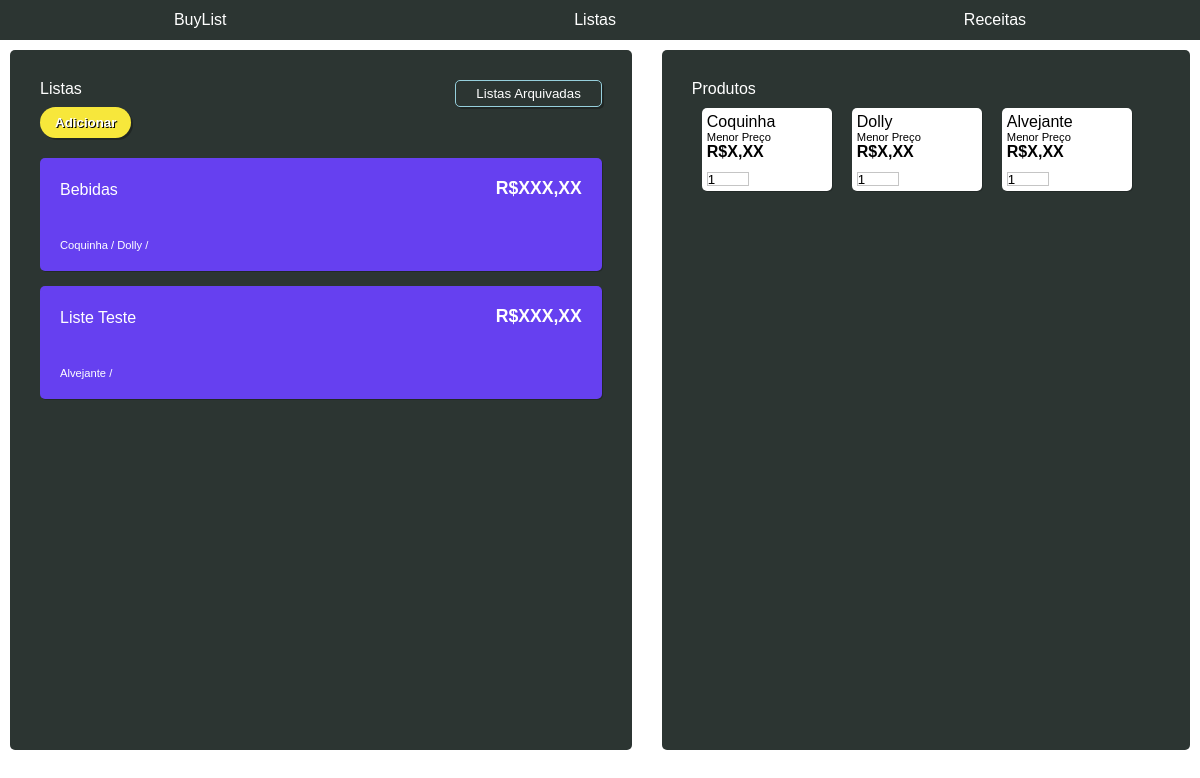
/home/, run on an earlier commit of the app's database.
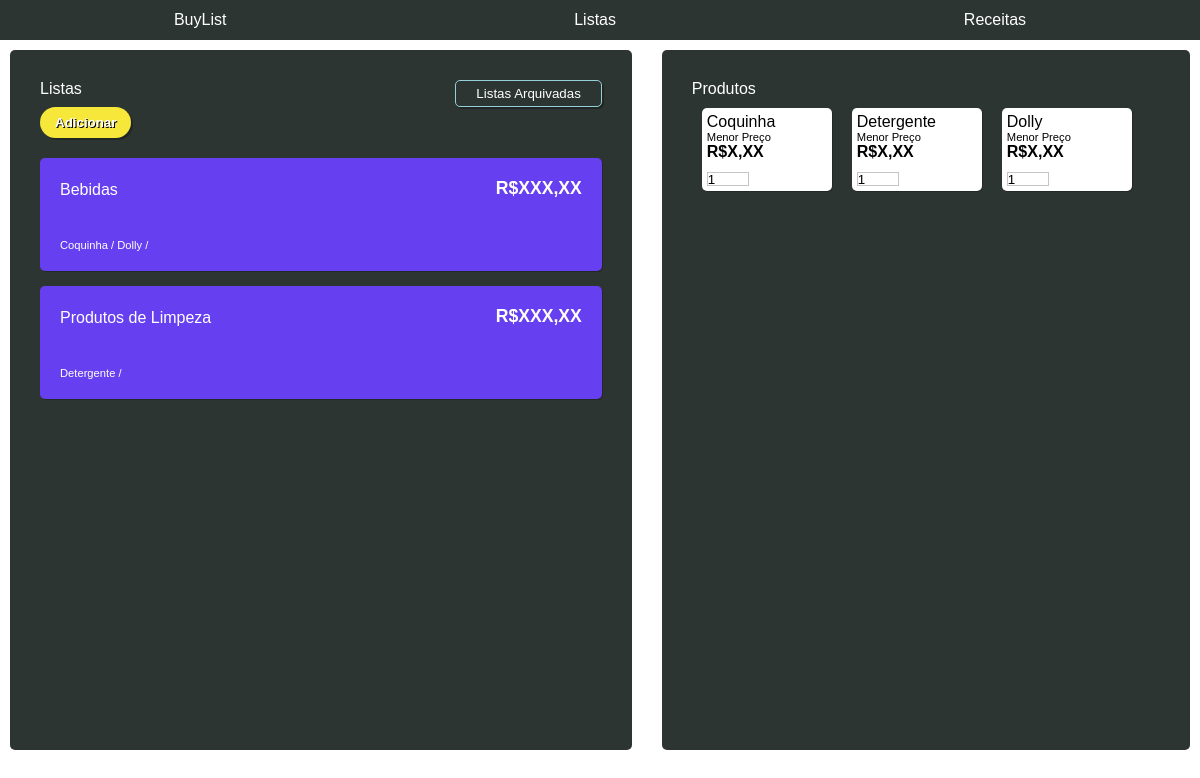
And on a later commit of the database.
### List/models.py (models this page shows, shortened)
class List(models.Model):
    name = models.CharField(max_length=50)

class ProductsList(models.Model):
    product = models.ForeignKey(Product, on_delete=models.CASCADE)
    list = models.ForeignKey(List, on_delete=models.CASCADE)
    quantity = models.IntegerField(default=1)

class Product(models.Model):
    name = models.CharField(max_length=50)
    description = models.CharField(max_length=100, null=True)
    category = models.ForeignKey(Category, on_delete=models.SET_NULL, null=True)

### List/views.py (the view)
# urls.py: 2. Add a URL to urlpatterns:  path('', views.home, name='home')
def home(request):
    products = Product.objects.all
    lists = List.objects.all
    categories = Category.objects.all
    productsList = ProductsList.objects.all
    context = {
        'prods': products,
        'lists': lists,
        'categories': categories,
        'productsLists': productsList
    }
    return render(request, 'home.html', context)

### List/templates/home.html (shortened to what this page needs)
{% extends 'base.html' %}
{% block content %}
<section id="sectionHome">
    <div class="topSection">
        <p>Listas</p>
        <input type="button" class="discreetButton" value="Listas Arquivadas">
    </div>
    <div class="opSection">
        <input type="button" value="Adicionar" id="addButton" onclick="openPopup('addListPopUp')">
    </div>
    <div id="listas">
        {% for list in lists %}
        <div class="lista">
            <div id="listaFirstLine">
                <p class="listName">{{list.name}}</p>
                <p class="listPrice">R$XXX,XX</p>
            </div>
            <div id="listaSecondLine" onmouseover="showButton('li{{list.id}}', 'ap{{list.id}}')" onmouseout="hideButton('li{{list.id}}', 'ap{{list.id}}', )">
                <p class="listItens" id="li{{list.id}}">{% for pl in productsLists %}  {% if pl.list.id == list.id %} {{pl.product.name}} /  {% endif %} {% endfor %}</p>
            </div>
        </div>
        {% endfor %}
    </div>
</section>
<aside>
    <div class="topAside">
        <p>Produtos</p>
    </div>
    <div class="produtos">
        {% for prod in prods %}
            <div class="produto">
                <p class="prodName">{{prod.name}}</p>
                <p class="prodMP">Menor Preço</p>
                <p class="prodPrice">R$X,XX</p>
                <div class="row">
                    <input type="number" name="quantity" class="quantity" id="id{{prod.id}}" min="1" value="1">
                </div>
            </div>
        {% endfor %}
    </div>
</aside>
{% endblock %}

### List/templates/base.html (shortened to what this page needs)
{% load static %}
<!DOCTYPE html>
<html lang="pt-br">
<head>
    <link rel="stylesheet" href="{% static 'css/style.css' %}">
</head>
<body>
    <header>
        <p>BuyList</p>
        <p>Listas</p>
        <p>Receitas</p>
    </header>
    <main>
        {% block content %}
        {% endblock %}
    </main>
</body>
</html>

### static/css/style.css (style rules this page uses)
:root { --cor1: #2c3532; --cor2: #6640f0; --cor3: #f7e73b; --cor4: #28afb0; --cor5: #96cfdc; }
* { padding: 0; margin: 0; font-family: Arial, Helvetica, sans-serif; }
input[type="button"], input[type="submit"]:hover { cursor: pointer; }
.row { display: flex; flex-direction: row; justify-content: space-between; align-items: end; height: 25px; }
header { background-color: var(--cor1); width: auto; height: 40px; color: white; display: flex; flex-direction: row; justify-content: space-around; align-items: center; }
main { display: flex; flex-direction: row; margin: 10px; color: white; }
section { background-color: var(--cor1); width: 600px; height: 80vh; padding: 30px; margin-right: 30px; border-radius: 5px; display: flex; flex-direction: column; }
section > div { display: flex; flex-direction: row; justify-content: space-between; }
input.discreetButton { padding: 5px 20px; border: 1px solid var(--cor5); background-color: #ffffff00; color: white; border-radius: 5px; box-shadow: 2px 2px #00000048; }
input#addButton { background-color: var(--cor3); padding: 8px 15px; color: white; border-radius: 20px; border: none; box-shadow: 2px 2px #00000048; font-weight: 600; text-shadow: 1px 1px black; }
div#listas { margin-top: 20px; display: flex; flex-direction: column; }
div.lista { background-color: var(--cor2); padding: 20px 0px; width: 100%; min-height: 73px; display: flex; flex-direction: column; justify-content: space-between; margin-bottom: 15px; border-radius: 5px; box-shadow: 1px 1px #0000003a; }
div.lista > div { display: flex; flex-direction: row; justify-content: space-between; margin: 0px 20px; }
div#listaFirstLine { align-items: end; }
div#listaSecondLine { padding-top: 22px; }
p.listName { font-weight: 500; }
p.listPrice { font-weight: 900; font-size: 1.1em; }
p.listItens { font-size: .7em; font-weight: 100; }
aside { background-color: var(--cor1); width: 500px; padding: 30px; border-radius: 5px; }
div.produtos { display: flex; flex-direction: row; flex-wrap: wrap; }
div.produto { background-color: white; padding: 5px; width: 120px; color: black; margin: 10px; border-radius: 5px; box-shadow: 1px 1px #0000003a; }
div.produto input[type="number"] { width: 40px; border: 1px solid #0000003a; height: 12px; }
p.prodName { font-weight: 500; }
p.prodMP { font-size: .7em; font-weight: lighter; }
p.prodPrice { font-weight: 600; }

What changed in the data, as far as the page shows it:
removed Product: name "Alvejante"
changed List: name "Liste Teste" → "Produtos de Limpeza"
changed through a linked row, ProductsList: product.name "Alvejante" → "Detergente"
added Product: name "Detergente"
